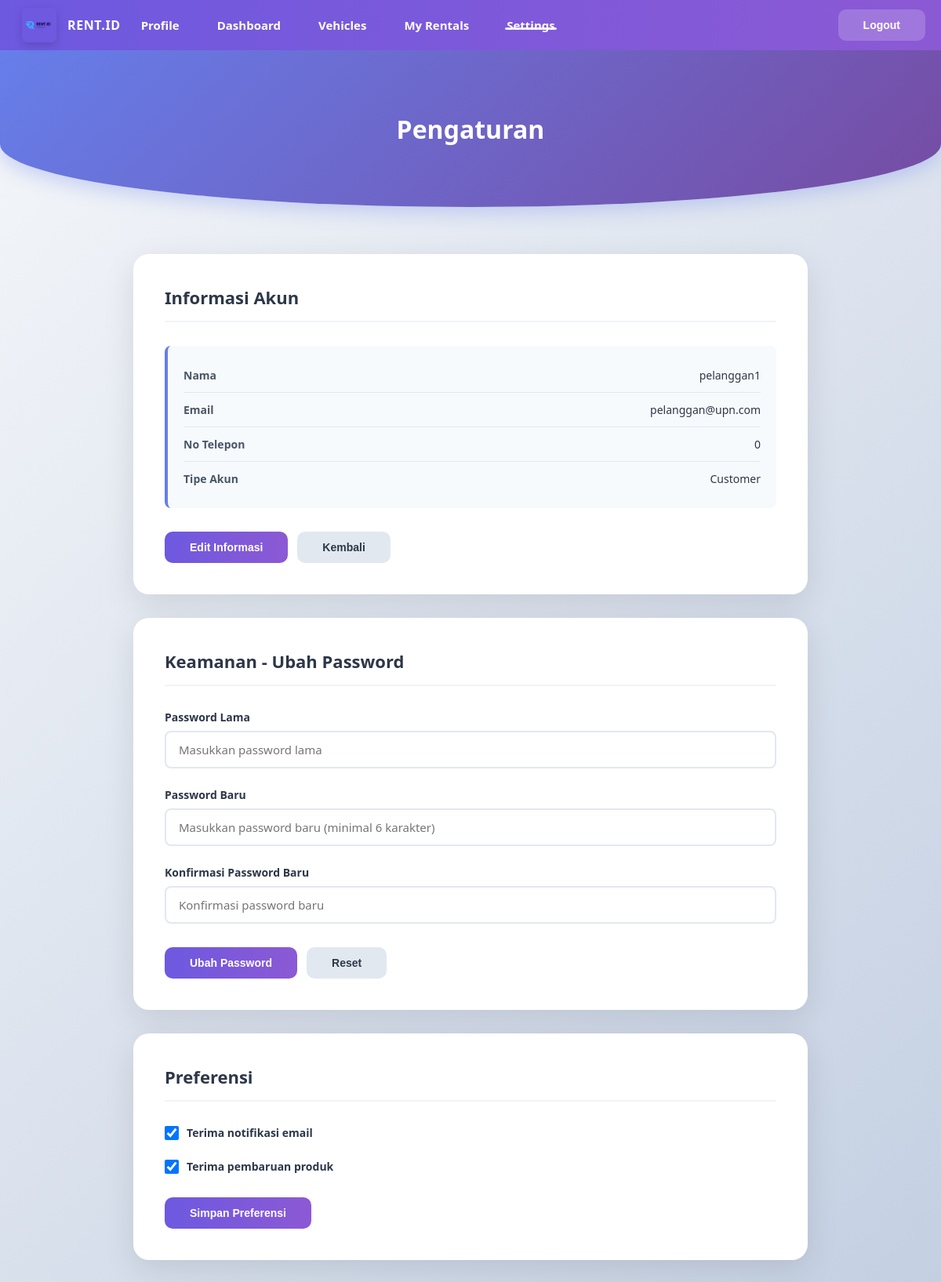
The page /public/settings.php (signed in) on the database its author committed.
### tables this page shows
CREATE TABLE `customer` (
  `id_customer` int(10) NOT NULL,
  `nama` varchar(20) DEFAULT NULL,
  `email` varchar(20) NOT NULL,
  `no_telepon` int(20) NOT NULL,
  `password` varchar(255) NOT NULL,
  `tanggal_daftar` date NOT NULL,
  `alamat` text NOT NULL
);

### public/settings.php (the view, shortened to what this page needs)
<?php
include_once __DIR__ . '/../config/koneksi.php';
$id   = $_SESSION['id'];
$role = $_SESSION['role'];
if ($role === 'customer') {
    $query = "SELECT id_customer AS id, nama, email, no_telepon FROM customer WHERE id_customer = ?";
} else {
    $query = "SELECT id_mitra AS id, nama_mitra AS nama, email, no_telepon FROM mitra WHERE id_mitra = ?";
}
$stmt = $conn->prepare($query);
$stmt->bind_param("i", $id);
$stmt->execute();
$data = $stmt->get_result()->fetch_assoc();
?>
<?php include __DIR__ . '/navbar.php'; ?>
<div class="settings-header">
    <h1 class="settings-title-header">Pengaturan</h1>
</div>
<div class="settings-wrapper">
    <div class="settings-card">
        <h2 class="settings-card-title">Informasi Akun</h2>
        <div class="settings-info">
            <div class="settings-info-item">
                <span class="settings-info-label">Nama</span>
                <span class="settings-info-value"><?= htmlspecialchars($data['nama']) ?></span>
            </div>
            <div class="settings-info-item">
                <span class="settings-info-label">Email</span>
                <span class="settings-info-value"><?= htmlspecialchars($data['email']) ?></span>
            </div>
            <div class="settings-info-item">
                <span class="settings-info-label">No Telepon</span>
                <span class="settings-info-value"><?= htmlspecialchars($data['no_telepon']) ?></span>
            </div>
            <div class="settings-info-item">
                <span class="settings-info-label">Tipe Akun</span>
                <span class="settings-info-value"><?= ucfirst($role) ?></span>
            </div>
        </div>
        <div class="button-group">
            <button class="btn btn-primary" onclick="alert('Fitur edit profil akan segera hadir')">Edit Informasi</button>
            <button class="btn btn-secondary" onclick="history.back()">Kembali</button>
        </div>
    </div>
    <div class="settings-card">
        <h2 class="settings-card-title">Keamanan - Ubah Password</h2>
        <form method="POST" action="">
            <div class="form-group">
                <label for="old_password">Password Lama</label>
                <input
                    type="password"
                    id="old_password"
                    name="old_password"
                    placeholder="Masukkan password lama"
                    required
                >
            </div>
            <div class="form-group">
                <label for="new_password">Password Baru</label>
                <input
                    type="password"
                    id="new_password"
                    name="new_password"
                    placeholder="Masukkan password baru (minimal 6 karakter)"
                    required
                >
            </div>
            <div class="form-group">
                <label for="confirm_password">Konfirmasi Password Baru</label>
                <input
                    type="password"
                    id="confirm_password"
                    name="confirm_password"
                    placeholder="Konfirmasi password baru"
                    required
                >
            </div>
            <div class="button-group">
                <button type="submit" class="btn btn-primary">Ubah Password</button>
                <button type="reset" class="btn btn-secondary">Reset</button>
            </div>
        </form>
    </div>
    <div class="settings-card">
        <h2 class="settings-card-title">Preferensi</h2>
        <div class="form-group">
            <label style="display: flex; align-items: center; gap: 10px; font-weight: 600; cursor: pointer;">
                <input type="checkbox" checked style="width: 18px; height: 18px; cursor: pointer;">
                <span>Terima notifikasi email</span>
            </label>
        </div>
        <div class="form-group">
            <label style="display: flex; align-items: center; gap: 10px; font-weight: 600; cursor: pointer;">
                <input type="checkbox" checked style="width: 18px; height: 18px; cursor: pointer;">
                <span>Terima pembaruan produk</span>
            </label>
        </div>
        <div class="button-group">
            <button class="btn btn-primary" onclick="alert('Preferensi akan disimpan')">Simpan Preferensi</button>
        </div>
    </div>
</div>

### public/style/navbar.css (style rules this page uses)
* { margin: 0; padding: 0; box-sizing: border-box; }

### public/style/site.css (style rules this page uses)
.btn, .profile-btn { border-radius: 10px; }
.btn-primary, .btn.btn-primary { background: linear-gradient(90deg, var(--brand-500), var(--brand-600)); border: none; }

### public/settings.php (style rules this page uses)
* { margin: 0; padding: 0; box-sizing: border-box; }
.settings-header { width: 100%; height: 200px; background: linear-gradient(135deg, #667eea 0%, #764ba2 100%); border-bottom-left-radius: 50% 40%; border-bottom-right-radius: 50% 40%; display: flex; justify-content: center; align-items: center; margin-bottom: -40px; position: relative; box-shadow: 0 8px 24px rgba(102, 126, 234, 0.3); }
.settings-title-header { color: white; font-size: 32px; font-weight: 700; text-align: center; }
.settings-wrapper { width: 100%; max-width: 900px; margin: 100px auto 0; padding: 0 20px 40px; }
.settings-card { background: white; border-radius: 20px; box-shadow: 0 12px 40px rgba(0, 0, 0, 0.1); padding: 40px; margin-bottom: 30px; }
.settings-card-title { font-size: 22px; font-weight: 700; color: #2d3748; margin-bottom: 30px; padding-bottom: 15px; border-bottom: 2px solid #f0f4f8; }
.form-group { margin-bottom: 24px; }
.form-group label { display: block; font-weight: 600; color: #2d3748; margin-bottom: 8px; font-size: 14px; }
.form-group input { width: 100%; padding: 12px 16px; border: 2px solid #e2e8f0; border-radius: 8px; font-size: 15px; transition: all 0.3s ease; font-family: inherit; }
.button-group { display: flex; gap: 12px; margin-top: 30px; justify-content: flex-start; }
.btn { padding: 12px 32px; border: none; border-radius: 10px; font-size: 14px; font-weight: 600; cursor: pointer; transition: all 0.3s ease; text-decoration: none; display: inline-block; }
.btn-primary { background: linear-gradient(135deg, #667eea 0%, #764ba2 100%); color: white; }
.btn-secondary { background: #e2e8f0; color: #2d3748; }
.settings-info { background: #f7fafc; border-left: 4px solid #667eea; padding: 16px 20px; border-radius: 8px; margin-bottom: 24px; }
.settings-info-item { display: flex; justify-content: space-between; align-items: center; padding: 12px 0; border-bottom: 1px solid #e2e8f0; }
.settings-info-item:last-child { border-bottom: none; }
.settings-info-label { font-weight: 600; color: #4a5568; font-size: 14px; }
.settings-info-value { color: #2d3748; font-size: 14px; }

### rows shown on the page
customer: nama "pelanggan1", email "pelanggan@upn.com", no_telepon "0"

### other values the page prints
$role "Customer"
